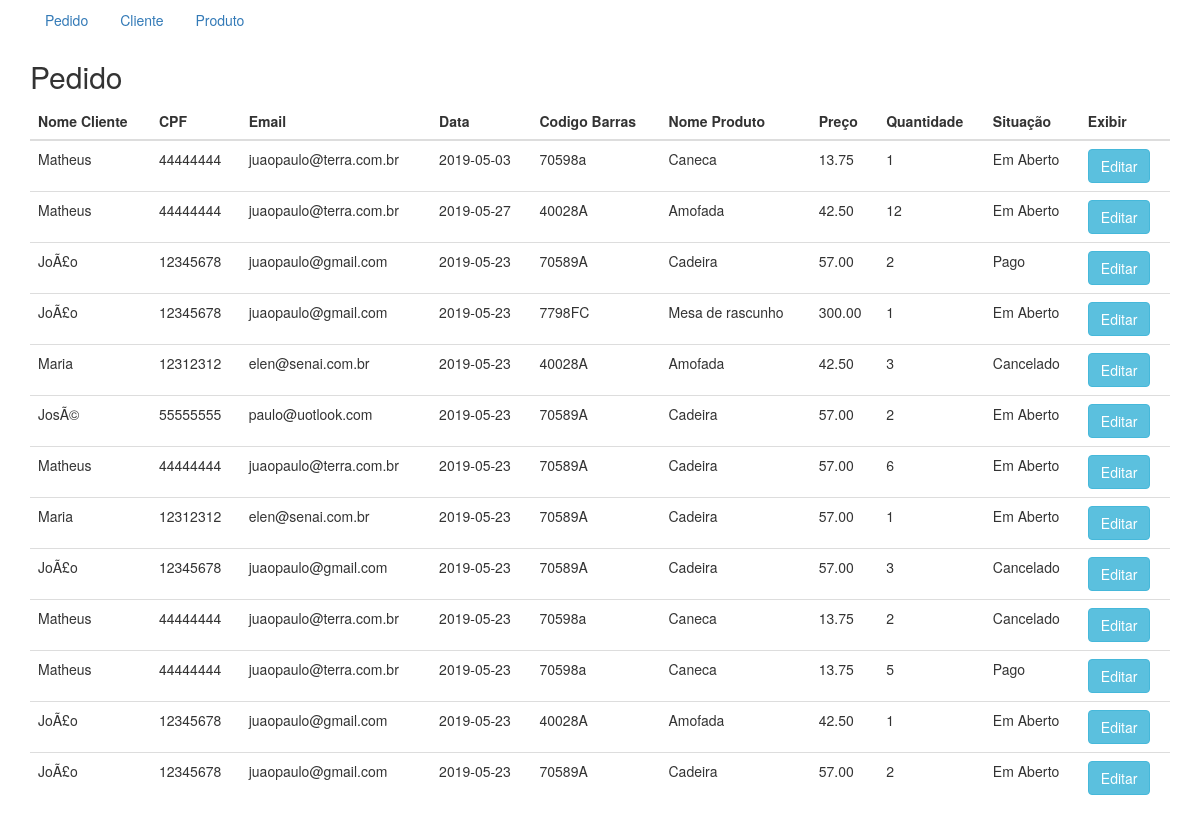
The app's page /listar.php?tabela=Pedido with its own data.
### tables this page shows
CREATE TABLE `pedido` (
  `cod_pedido` int(4) NOT NULL,
  `cod_produto` int(4) NOT NULL,
  `cod_cliente` int(4) NOT NULL,
  `data_pedido` date NOT NULL,
  `qntd` int(4) DEFAULT NULL,
  `situacao` varchar(10) DEFAULT NULL
);

CREATE TABLE `cliente` (
  `cod_cliente` int(4) NOT NULL,
  `nome_cliente` varchar(100) NOT NULL,
  `cpf` varchar(11) DEFAULT NULL,
  `data_nasc` date NOT NULL,
  `email` varchar(100) DEFAULT NULL
);

CREATE TABLE `produto` (
  `cod_produto` int(4) NOT NULL,
  `nome_produto` varchar(100) NOT NULL,
  `cod_barra` varchar(20) NOT NULL,
  `preco` double(6,2) DEFAULT NULL,
  `descricao` varchar(1000) DEFAULT NULL
);

### conexao.php (called while the page is built, shortened)
<?php
    class Tabela {
        protected function select($tipo) {
            switch ($tipo) {
                case "Pedido":
                    return (string) "SELECT ped.cod_pedido 'Código', "
                            . "cli.nome_cliente 'Nome Cliente', cli.cpf 'CPF', "
                            . "cli.email 'Email', ped.data_pedido 'Data', "
                            . "pro.cod_barra 'Codigo Barras', pro.nome_produto "
                            . "'Nome Produto', pro.preco 'Preço', ped.qntd "
                            . "'Quantidade', ped.situacao 'Situação' FROM pedido "
                            . "ped, cliente cli, produto pro WHERE "
                            . "ped.cod_cliente = cli.cod_cliente AND "
                            . "ped.cod_produto = pro.cod_produto ";
                break;
            }
        }
    }
    class Pedido extends Tabela {
        public function select($cod_pedido = null, $cod_produto =
                "ped.cod_produto", $cod_cliente = "ped.cod_cliente",
                $data_pedido = "ped.data_pedido", $qntd = "ped.qntd", $situacao
                = "ped.situacao") {
            if ($cod_pedido == null) {
                return (string) parent::select("Pedido") . " ORDER BY "
                        . "ped.cod_pedido DESC";
            } else {
                return (string) parent::select("Pedido") . " AND ped.cod_pedido = "
                        . "$cod_pedido AND ped.cod_cliente = $cod_cliente  AND "
                        . "ped.cod_produto = $cod_produto AND ped.data_pedido = "
                        . "$data_pedido AND ped.qntd = $qntd AND ped.situacao = "
                        . "$situacao ORDER BY ped.cod_pedido DESC";
            }
        }
    }
    class Buider {
        public function Builder($tipo = null) {
            switch ($tipo) {
                case "Pedido":
                    return new Pedido();
                break;
            }
        }
    }
    $build = new Buider();
?>

### listar.php (the view, shortened to what this page needs)
        <?php
            require 'index.php';
            require 'conexao.php';
            $tabela = $_GET['tabela'];
            $query = $build->Builder($tabela);
            $result = $conn->query($query->select());
            if ($result->num_rows > 0) {
                echo "<div class='container'><h2>$tabela</h2><table class='table table-hover'><thead><tr>";
                foreach (mysqli_fetch_fields($result) as $value) {
                    if ($value->name == "Código") {
                        continue;
                    }
                    echo "<th>$value->name</th>";
                }
                echo "<th>Exibir</th>";
                echo "</tr></thead><tbody>";
                while($row = $result->fetch_assoc()) {
                    echo "<tr>";
                    foreach ($row as $key => $value) {
                        if ($key == "Código") {
                            continue;
                        }
                        echo "<td>$value</td>";
                    }
                    switch ($tabela) {
                        case "Pedido":
                            echo "<th><a href='detalhePedido.php?acao=select&"
                                    . "codigo={$row['Código']}' class='btn "
                                    . "btn-info' role='button'>Editar</a></th>";
                            echo "</tr>";
                            break;
                    }
                }
                echo "</tbody></table></div>";
            } else {
                echo "<th>Nenhum resultado encontrado</th></tr></thead></div>";
            }
         ?>
    </body>
</html>

### index.php (shortened to what this page needs)
<!DOCTYPE html>
<html lang="pt-br">
    <head>
	<link rel="stylesheet" href="https://maxcdn.bootstrapcdn.com/bootstrap/3.4.0/css/bootstrap.min.css">
    </head>
    <body>
	<div class="container" class="table-responsive">
            <ul class="nav nav-pills">
                <li class="nav-item dropdown">
                    <a class="nav-link dropdown-toggle" data-toggle="dropdown" href="#">Pedido</a>
                </li>
                <li class="nav-item dropdown">
                    <a class="nav-link dropdown-toggle" data-toggle="dropdown" href="#">Cliente</a>
                </li>
                <li class="nav-item dropdown">
                    <a class="nav-link dropdown-toggle mr-sm-2" data-toggle="dropdown" href="#">Produto</a>
                </li>
            </ul>
        </div>

### records on screen
pedido: cod_cliente.nome_cliente "Matheus", cod_cliente.cpf "44444444", cod_cliente.email "juaopaulo@terra.com.br", data_pedido "2019-05-03", cod_produto.cod_barra "70598a", cod_produto.nome_produto "Caneca", cod_produto.preco "13.75", qntd "1", situacao "Em Aberto"
pedido: cod_cliente.nome_cliente "Matheus", cod_cliente.cpf "44444444", cod_cliente.email "juaopaulo@terra.com.br", data_pedido "2019-05-27", cod_produto.cod_barra "40028A", cod_produto.nome_produto "Amofada", cod_produto.preco "42.50", qntd "12", situacao "Em Aberto"
pedido: cod_cliente.nome_cliente "JoÃ£o", cod_cliente.cpf "12345678", cod_cliente.email "juaopaulo@gmail.com", data_pedido "2019-05-23", cod_produto.cod_barra "70589A", cod_produto.nome_produto "Cadeira", cod_produto.preco "57.00", qntd "2", situacao "Pago"
pedido: cod_cliente.nome_cliente "JoÃ£o", cod_cliente.cpf "12345678", cod_cliente.email "juaopaulo@gmail.com", data_pedido "2019-05-23", cod_produto.cod_barra "7798FC", cod_produto.nome_produto "Mesa de rascunho", cod_produto.preco "300.00", qntd "1", situacao "Em Aberto"
pedido: cod_cliente.nome_cliente "Maria", cod_cliente.cpf "12312312", cod_cliente.email "elen@senai.com.br", data_pedido "2019-05-23", cod_produto.cod_barra "40028A", cod_produto.nome_produto "Amofada", cod_produto.preco "42.50", qntd "3", situacao "Cancelado"
pedido: cod_cliente.nome_cliente "JosÃ©", cod_cliente.cpf "55555555", cod_cliente.email "paulo@uotlook.com", data_pedido "2019-05-23", cod_produto.cod_barra "70589A", cod_produto.nome_produto "Cadeira", cod_produto.preco "57.00", qntd "2", situacao "Em Aberto"
pedido: cod_cliente.nome_cliente "Matheus", cod_cliente.cpf "44444444", cod_cliente.email "juaopaulo@terra.com.br", data_pedido "2019-05-23", cod_produto.cod_barra "70589A", cod_produto.nome_produto "Cadeira", cod_produto.preco "57.00", qntd "6", situacao "Em Aberto"
pedido: cod_cliente.nome_cliente "Maria", cod_cliente.cpf "12312312", cod_cliente.email "elen@senai.com.br", data_pedido "2019-05-23", cod_produto.cod_barra "70589A", cod_produto.nome_produto "Cadeira", cod_produto.preco "57.00", qntd "1", situacao "Em Aberto"
pedido: cod_cliente.nome_cliente "JoÃ£o", cod_cliente.cpf "12345678", cod_cliente.email "juaopaulo@gmail.com", data_pedido "2019-05-23", cod_produto.cod_barra "70589A", cod_produto.nome_produto "Cadeira", cod_produto.preco "57.00", qntd "3", situacao "Cancelado"
pedido: cod_cliente.nome_cliente "Matheus", cod_cliente.cpf "44444444", cod_cliente.email "juaopaulo@terra.com.br", data_pedido "2019-05-23", cod_produto.cod_barra "70598a", cod_produto.nome_produto "Caneca", cod_produto.preco "13.75", qntd "2", situacao "Cancelado"
pedido: cod_cliente.nome_cliente "Matheus", cod_cliente.cpf "44444444", cod_cliente.email "juaopaulo@terra.com.br", data_pedido "2019-05-23", cod_produto.cod_barra "70598a", cod_produto.nome_produto "Caneca", cod_produto.preco "13.75", qntd "5", situacao "Pago"
pedido: cod_cliente.nome_cliente "JoÃ£o", cod_cliente.cpf "12345678", cod_cliente.email "juaopaulo@gmail.com", data_pedido "2019-05-23", cod_produto.cod_barra "40028A", cod_produto.nome_produto "Amofada", cod_produto.preco "42.50", qntd "1", situacao "Em Aberto"
pedido: cod_cliente.nome_cliente "JoÃ£o", cod_cliente.cpf "12345678", cod_cliente.email "juaopaulo@gmail.com", data_pedido "2019-05-23", cod_produto.cod_barra "70589A", cod_produto.nome_produto "Cadeira", cod_produto.preco "57.00", qntd "2", situacao "Em Aberto"

### other values on screen
$tabela "Pedido"
$value->name "Nome Cliente"
$value->name "CPF"
$value->name "Email"
$value->name "Data"
$value->name "Codigo Barras"
$value->name "Nome Produto"
$value->name "Preço"
$value->name "Quantidade"
$value->name "Situação"
